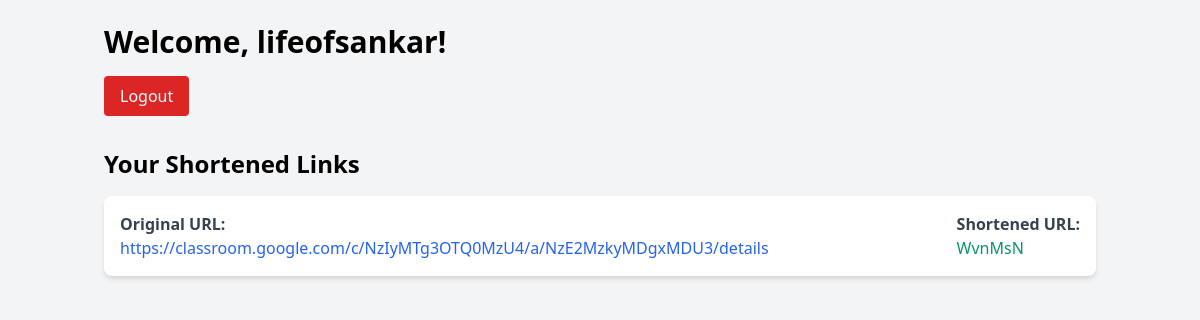
/dashboard (signed in), run on an earlier commit of the app's database.
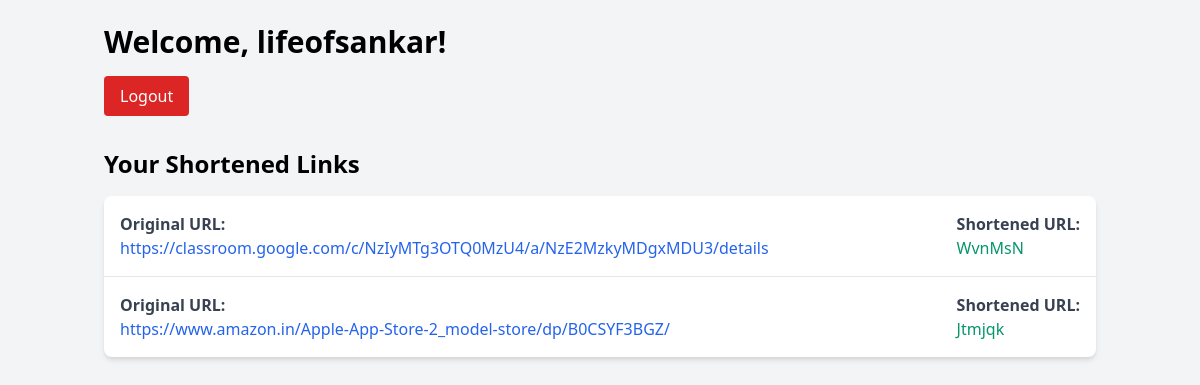
And on a later commit of the database.
### database.py (models this page shows, shortened)
class User(db.Model, UserMixin):
    id = db.Column(db.Integer, primary_key=True)
    username = db.Column(db.String(150), unique=True, nullable=False)
    password = db.Column(db.String(150), nullable=False)

class URLMapping(db.Model):
    id = db.Column(db.Integer, primary_key=True)
    short_url = db.Column(db.String(6), unique=True, nullable=False)
    long_url = db.Column(db.String(2048), nullable=False)
    user_id = db.Column(db.Integer, db.ForeignKey('user.id'), nullable=False)

### app.py (the view)
@app.route('/dashboard')
@login_required
def dashboard():
    user = current_user
    links = URLMapping.query.filter_by(user_id=user.id).all()
    return render_template('dashboard.html', links=links)

### app.py (called while the page is built)
@login_manager.user_loader
def load_user(user_id):
    return User.query.get(int(user_id))

### templates/dashboard.html (shortened to what this page needs)
<!DOCTYPE html>
<html lang="en">
<head>
    <link href="https://cdn.jsdelivr.net/npm/tailwindcss@2.2.19/dist/tailwind.min.css" rel="stylesheet">
</head>
<body class="bg-gray-100 font-sans antialiased">
    <div class="max-w-5xl mx-auto px-4 py-6">
        <h1 class="text-3xl font-bold mb-4">Welcome, {{ current_user.username }}!</h1>
        <a href="{{ url_for('logout') }}" class="inline-block bg-red-600 text-white px-4 py-2 rounded hover:bg-red-700 transition duration-300">Logout</a>
        <h2 class="text-2xl font-semibold mt-8 mb-4">Your Shortened Links</h2>
        <div class="bg-white shadow-md rounded-lg overflow-hidden">
            <ul class="divide-y divide-gray-200">
                {% for link in links %}
                    <li class="p-4 hover:bg-gray-100 transition duration-300">
                        <div class="flex justify-between items-center">
                            <div>
                                <strong class="block text-gray-700">Original URL:</strong>
                                <a href="{{ link.long_url }}" target="_blank" class="text-blue-600 hover:underline">{{ link.long_url }}</a>
                            </div>
                            <div class="ml-4">
                                <strong class="block text-gray-700">Shortened URL:</strong>
                                <a href="{{ url_for('redirect_url', short_url=link.short_url) }}" target="_blank" class="text-green-600 hover:underline">{{ link.short_url }}</a>
                            </div>
                        </div>
                    </li>
                {% endfor %}
            </ul>
        </div>
    </div>
</body>
</html>

What changed in the data, as far as the page shows it:
added URLMapping: long_url "https://www.amazon.in/Apple-App-Store-2_model-store/dp/B0CSYF3BGZ/", short_url "Jtmjqk"
